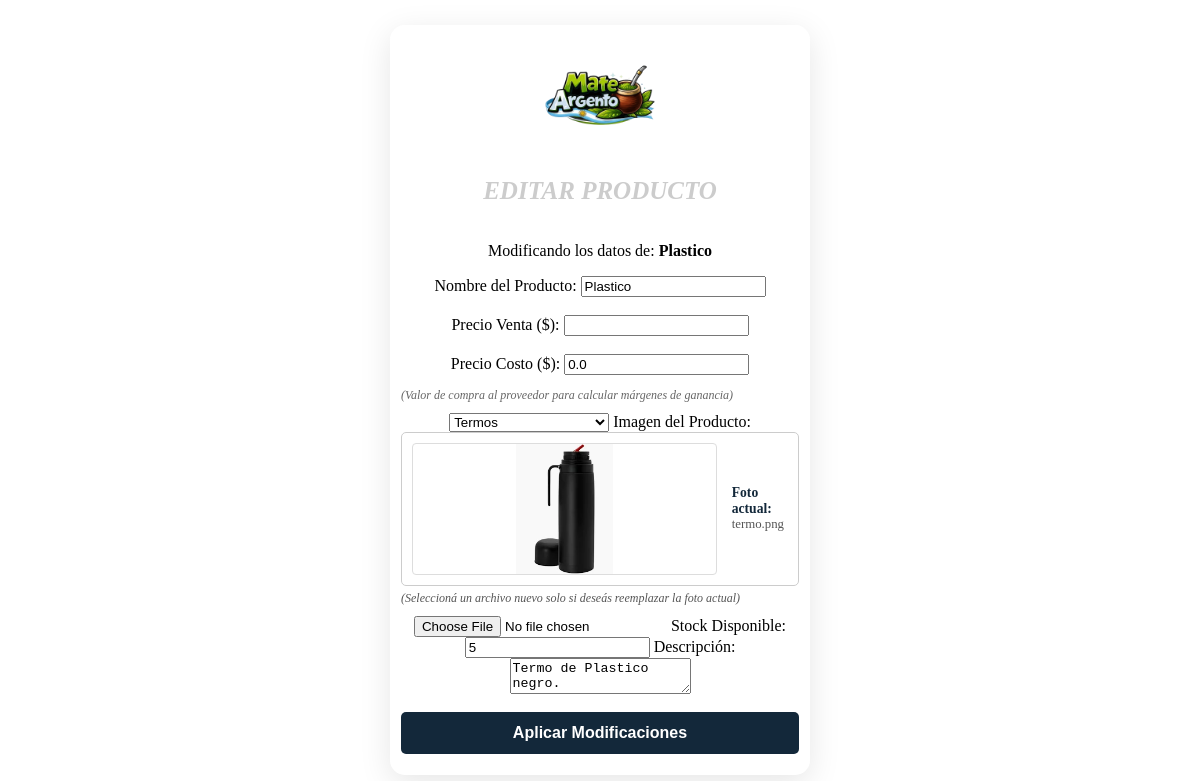
Page /admin/editar_producto/18 (signed in) on the committed database.
### app.py (models this page shows, shortened)
class Producto(db.Model):
    id = db.Column(db.Integer, primary_key=True)
    nombre = db.Column(db.String(100), nullable=False)
    categoria = db.Column(db.String(50))
    precio = db.Column(db.Float, nullable=False)
    precio_costo = db.Column(db.Float, nullable=False, default=0.0)
    descripcion = db.Column(db.Text)
    imagen = db.Column(db.String(100))
    stock = db.Column(db.Integer, default=0)

### app.py (the view)
@app.route('/admin/editar_producto/<int:id>', methods=['GET', 'POST'])
@requiere_nivel(5)
def editar_producto(id):
    producto = Producto.query.get_or_404(id)
    if request.method == 'POST':
        producto.actualizar_datos(request.form, request.files.get('imagen'))
        flash(f"¡Producto '{producto.nombre}' modificado con éxito!", "success")
        return redirect(url_for('lista_productos'))
    return render_template('editar_producto.html', producto=producto)

### app.py (called while the page is built, shortened)
@app.context_processor
def inject_categorias():
    return dict(todas_las_categorias=CATEGORIAS_DATA)

def requiere_nivel(nivel_minimo):
    def decorator(f):
        @wraps(f)
        def decorated_function(*args, **kwargs):
            rol_usuario = session.get('usuario_rol', 'cliente')
            nivel_usuario = NIVELES_ACCESO.get(rol_usuario, 1)
            if nivel_usuario < nivel_minimo:
                flash("No tenés permisos suficientes para realizar esta acción.", "danger")
                return redirect(url_for('inicio'))
            return f(*args, **kwargs)
        return decorated_function
    return decorator

@app.context_processor
def procesar_carrito():
    mi_carrito = Carrito(session)
    items, total, unidades = mi_carrito.obtener_datos(Producto)
    return dict(carrito_html=items, total_carrito=total, total_unidades=unidades)

@app.template_filter('dinero')
def formato_dinero(valor):
    if valor is None: return "0.00"
    return "{:,.2f}".format(valor).replace(",", "X").replace(".", ",").replace("X", ".")

    def obtener_datos(self, modelo_producto):
        carrito_dict = self.session.get('carrito', {})
        productos_reales = []
        total_general = 0
        total_unidades = 0  # <--- Nueva variable
        return productos_reales, total_general, total_unidades

### templates/editar_producto.html (shortened to what this page needs)
<head>
    <link rel="stylesheet" href="{{ url_for('static', filename='estilos.css') }}">
    <link rel="stylesheet" href="https://cdnjs.cloudflare.com/ajax/libs/font-awesome/6.0.0/css/all.min.css">
</head>
<body class="{% block body_class %}fondo-mujer{% endblock %}">
    <div class="todo-centrado">
        <div class="tarjeta" style="
            width: 420px;
            height: 750px;
            background-color: rgba(255, 255, 255, 0.2);
            backdrop-filter: blur(15px);
            -webkit-backdrop-filter: blur(15px);
            border: 1px solid rgba(255, 255, 255, 0.3);
            box-shadow: 0 8px 32px 0 rgba(0, 0, 0, 0.1);
            border-radius: 15px;">
            <a href="/">
                <img src="{{ url_for('static', filename='img/logo_fondof.png') }}" style="width: 120px; height: 120px;">
            </a>
            <h2>Editar Producto</h2>
            <p class="subtitulo-form">Modificando los datos de: <strong>{{ producto.nombre }}</strong></p>
            <form method="POST" enctype="multipart/form-data">
                <label>Nombre del Producto:</label>
                <input type="text" name="nombre" value="{{ producto.nombre }}" required>
                <br><br>
                <label>Precio Venta ($):</label>
                <input type="number" step="0.01" name="precio" value="{{ producto.precio| dinero }}" required>
                <br><br>
                <label>Precio Costo ($):</label>
                <input type="number" step="0.01" name="precio_costo" value="{{ producto.precio_costo if producto.precio_costo else 0.0 }}" required>
                <br><br>
                <p style="color: #666; font-size: 0.75em; margin: -5px 0 10px 0; text-align: left; font-style: italic;">
                    (Valor de compra al proveedor para calcular márgenes de ganancia)
                </p>
                <select name="categoria">
                    {% for cat in todas_las_categorias %}
                        <option value="{{ cat.nombre }}"
                            {% if producto and producto.categoria == cat.nombre %}selected{% endif %}>
                            {{ cat.nombre }}
                        </option>
                    {% endfor %}
                </select>
                <label>Imagen del Producto:</label>
                <div style="background: white; padding: 10px; display: flex; align-items: center; border-radius: 5px; border: 1px solid #ccc; margin-bottom: 10px;">
                    <img src="{{ url_for('static', filename='img/' + producto.imagen) }}" class="admin-tabla-img" style="margin-right: 15px;">
                    <div style="text-align: left;">
                        <span style="color: #13283A; font-size: 0.85em; display: block; font-weight: bold;">Foto actual:</span>
                        <span style="color: #555; font-size: 0.8em; word-break: break-all;">{{ producto.imagen }}</span>
                    </div>
                </div>
                <p style="color: #555; font-size: 0.75em; margin: -5px 0 10px 0; text-align: left; font-style: italic;">
                    (Seleccioná un archivo nuevo solo si deseás reemplazar la foto actual)
                </p>
                <input type="file" name="imagen" accept="image/*">
                <label>Stock Disponible:</label>
                <input type="number" name="stock" min="0" value="{{ producto.stock }}">
                <label>Descripción:</label>
                <textarea name="descripcion" placeholder="Detalles del producto...">{{ producto.descripcion }}</textarea>
                <br><br>
                <button type="submit" class="btn-formulario">Aplicar Modificaciones</button>
            </form>
            <br>
        </div>
    </div>
</body>
</html>

### static/estilos.css (style rules this page uses)
body { margin: 0; background-size: cover; background-repeat: no-repeat; background-position: center; }
.fondo-mujer { background-image: url('img/mujer.jpg'); }
h2 { font-family: 'Georgia', serif; font-size: 25px; font-style: italic; text-transform: uppercase; color: #ccc; }
.tarjeta { background-color: #fff; padding: 10px; border-radius: 8px; width: 200px; text-align: center; display: flex; flex-direction: column; justify-content: space-between; height: 100%; box-sizing: border-box; box-shadow: 0px 0px 20px rgba(0, 0, 0, 0.5); transition: transform 0.25s ease, box-shadow 0.25s ease, border-color 0.25s ease; position: relative; overflow: hidden; }
.tarjeta img { width: 100%; height: 130px; object-fit:contain; align-self: center; }
.todo-centrado { display: flex; flex-direction: column; align-items: center; justify-content: center; min-height: 100vh; text-align: center; }
.admin-tabla-img { width: 50px; height: 50px; object-fit: cover; border-radius: 4px; border: 1px solid #ddd; }
.btn-formulario { background-color: #13283A; color: white; width: 100%; padding: 12px; border: none; border-radius: 5px; font-weight: bold; font-size: 1em; cursor: pointer; transition: background-color 0.2s; }

### rows in the picture
Producto: nombre "Plastico", precio_costo "0.0", categoria "Termos", imagen (picture), imagen "termo.png", stock "5", descripcion "Termo de Plastico negro."
